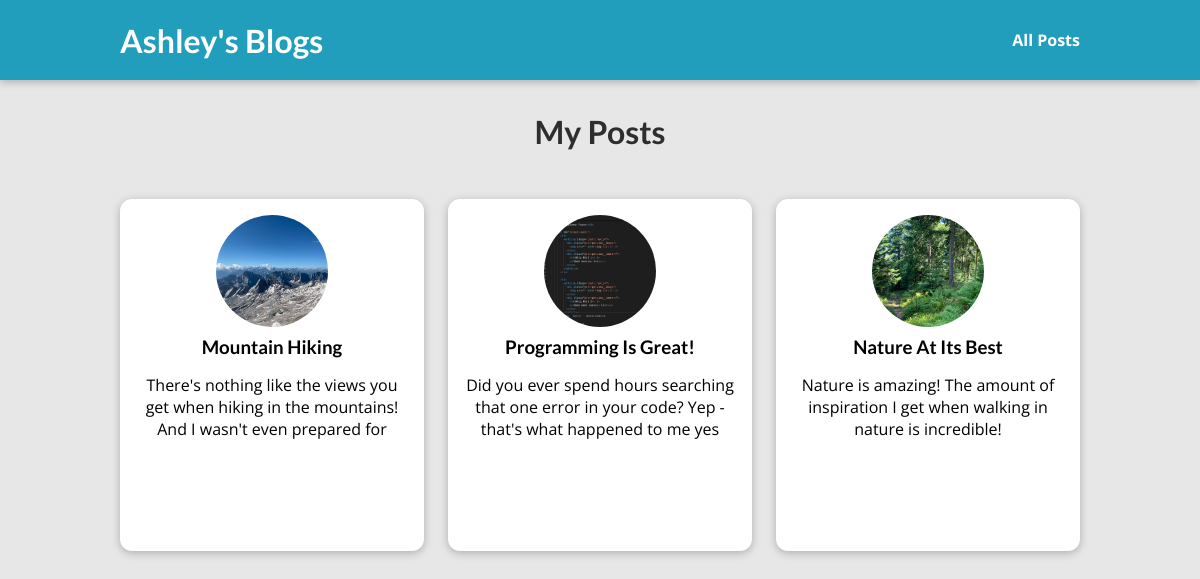
The page /posts on the database its author committed.
### blog/models.py (models this page shows, shortened)
class Post(models.Model):
    title = models.CharField(max_length=50)
    excerpt = models.CharField(max_length=100)
    image = models.CharField(max_length=50, default=DEFAULT_IMG_URL)
    date = models.DateField(auto_now = True)
    slug = slug = models.SlugField(
                        default="",
                        unique=True,
                        null=False,
                        blank=True,
                        )
    content = models.TextField(validators=[MinLengthValidator(10)])
    author = models.ForeignKey(
                    Author,
                    on_delete=models.SET_NULL,
                    related_name="posts",
                    null=True,
                    )
    tags = models.ManyToManyField(Tag,
                    related_name="posts"
                    )

### blog/views.py (the view)
# urls.py: path("posts", views.posts, name="posts"),
def posts(request):
    all_posts = Post.objects.all()
    return render(request, 'blog/posts.html', {"posts": all_posts})

### blog/templates/blog/posts.html (shortened to what this page needs)
{% extends 'base.html' %}
{% load static %}
{% block css_files %}
<link rel="stylesheet" href="{% static "blog/post.css" %}">
<link rel="stylesheet" href="{% static "blog/posts.css" %}">
{% endblock %}
{% block content %}
<section id="all-posts">
    <h2>My Posts</h2>
    <ul>
        {% for post in posts %}
            {% include 'blog/includes/post.html'%}
        {% endfor %}
    </ul>
</section>
{% endblock %}

### templates/base.html (shortened to what this page needs)
{% load static %}
<!DOCTYPE html>
<html lang="en">
<head>
  <link rel="stylesheet" href="{% static "app.css" %}">
  {% block css_files %}{% endblock %}
</head>
<body>
    <header id="main-navigation">
        <h1><a href="{% url "index"%}">Ashley's Blogs</a></h1>
        <nav>
            <a href="{% url "posts"%}">All Posts</a>
        </nav>
    </header>
    {% block content %}
    {% endblock %}
</body>
</html>

### blog/templates/blog/includes/post.html
{% load static %}
<li>
    <article class="post">
        <a href="{% url "post_detail" post.slug %}">
            <img src="{% static "blog/images/"|add:post.image %}" alt="{{post.title}}"/>
            <div class="post__content">
                <h3>{{ post.title }}</h3>
                <p>{{ post.excerpt }}</p>
            </div>
        </a>
    </article>
</li>

### static/app.css (style rules this page uses)
* { box-sizing: border-box; }
html { font-family: 'Open Sans', 'Lato', sans-serif; }
body { margin: 0; }
h1, h2, h3 { font-family: 'Lato', sans-serif; font-weight: bold; }
#main-navigation { width: 100%; height: 5rem; display: flex; justify-content: space-between; align-items: center; padding: 0 10%; position: absolute; top: 0; left: 0; }
#main-navigation a { text-decoration: none; color: white; font-weight: bold; }

### blog/static/blog/post.css (style rules this page uses)
.post { display: flex; flex-direction: column; align-items: center; text-align: center; }
.post a { text-decoration: none; color: black; transition: all 0.2s ease; padding: 1rem; }
.post img { width: 5rem; height: 5rem; object-fit: cover; border-radius: 50%; }
.post h3 { margin: 0.25rem 0; }

### blog/static/blog/posts.css (style rules this page uses)
body { background-color: #e7e7e7; }
#main-navigation { background-color: #219ebc; box-shadow: 0 2px 8px rgba(0, 0, 0, 0.25); }
#all-posts { margin: 7rem auto; width: 90%; max-width: 60rem; }
#all-posts h2 { text-align: center; font-size: 2rem; color: #2e2e2e; margin: 3rem 0; }
ul { list-style: none; margin: 0; padding: 0; display: grid; grid-template-columns: repeat(auto-fill, minmax(17rem, 1fr)); gap: 1.5rem; }
.post img { width: 7rem; height: 7rem; }
.post a { height: 22rem; transform-origin: center; box-shadow: 0 2px 8px rgba(0, 0, 0, 0.25); border-radius: 12px; background-color: white; }

### rows shown on the page
Post: image (picture), title "Mountain Hiking", excerpt "There's nothing like the views you get when hiking in the mountains! And I wasn't even prepared for"
Post: image (picture), title "Programming Is Great!", excerpt "Did you ever spend hours searching that one error in your code? Yep - that's what happened to me yes"
Post: image (picture), title "Nature At Its Best", excerpt "Nature is amazing! The amount of inspiration I get when walking in nature is incredible!"
